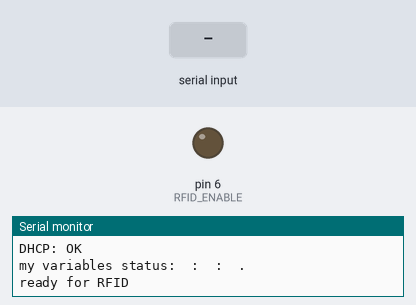
This sketch was run on a simulated Arduino Uno, built for the host (arithmetic inside an expression is 32-bit, double 64-bit). Parts: output pins drawn as LEDs (lit = HIGH), the last lines printed to the serial monitor. Inputs (shaded band) come from the test bench. WiFi joins after 1.5 s; servers stay silent unless stated; uploads are accepted with an empty reply.

Above: at 2.9 s.
3.0 s: "verb\n" received over the second serial link
At 3.8 s:
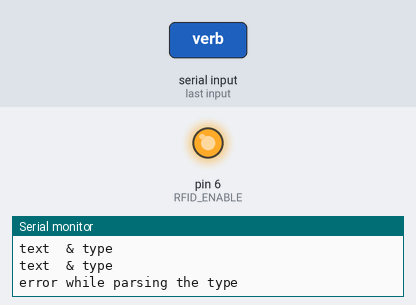
Timing chart, 0 to 7.2 s (numbered marks = the images above; inputs shaded):
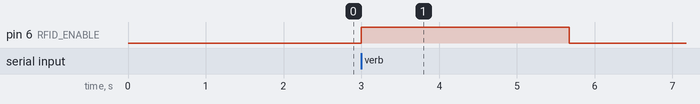

The sketch:

BoardIdemoLab_v0_3_ethernet.ino
```cpp
/* -*- c++ -*-
 *
 * Twitter_idemolab.ino
 *
 * Edited by: Elena Nazzi <elenanazzi@gmail.com>
 *
 * For: Delta IdemoLab <delta.dk/idemolab>
 */
/* -*- c++ -*-
 *
 * From:
 *
 * Twitter.pde
 *
 * Author: Markku Rossi <mtr@iki.fi>
 *
 * Copyright (c) 2011-2012 Markku Rossi
 *
 * This program is free software: you can redistribute it and/or
 * modify it under the terms of the GNU General Public License as
 * published by the Free Software Foundation, either version 3 of the
 * License, or (at your option) any later version.
 *
 * This program is distributed in the hope that it will be useful,
 * but WITHOUT ANY WARRANTY; without even the implied warranty of
 * MERCHANTABILITY or FITNESS FOR A PARTICULAR PURPOSE.  See the GNU
 * General Public License for more details.
 *
 * You should have received a copy of the GNU General Public License
 * along with this program.  If not, see
 * <http://www.gnu.org/licenses/>.
 *
 */

#include <SPI.h>
#include <Ethernet.h>
#include <sha1.h>
#include <Time.h>
#include <EEPROM.h>
#include <Twitter.h>
#include <SoftwareSerial.h>

/* Local network configuration. */
uint8_t mac[6] =     {
  //  0x90, 0xA2, 0xDA, 0x00, 0x00, 0xA0};
  0x90, 0xA2, 0xDA, 0x0D, 0x6E, 0x85};

/*
 * The "IPAddress dns" parameter parameter gives me a compilation error
 * therefore I have commented it and the software runs (tweets) without problems
 */
//IPAddress dns(192, 168, 0, 195);

IPAddress ip(192, 168, 0, 100);
IPAddress gateway(192, 168, 0, 1);
IPAddress subnet(255, 255, 255, 0);

/* The IP address to connect to: Twitter or local HTTP proxy. */
IPAddress twitter_ip(199, 59, 149, 232); // this is a static address of the twitter service
uint16_t twitter_port = 80;

unsigned long last_tweet = 0;

//#define TWEET_DELTA (60L * 60L)

/* Work buffer for twitter client.  This shold be fine for normal
 operations, the biggest items that are stored into the working
 buffer are URL encoded consumer and token secrets and HTTP response
 header lines. */
char buffer[200];

const static char consumer_key[] PROGMEM = "XqEWPKcib9LYeV0BoHfCrA";
const static char consumer_secret[] PROGMEM= "rVWbCfvQKi27smxxTeNsLaAsBJtNPmR70BwvPaEDY";

Twitter twitter(buffer, sizeof(buffer));

int count = 0;


/*RFID*/


#define CODE_LEN 10      //Max length of RFID tag
#define VALIDATE_TAG 1  //should we validate tag?
#define VALIDATE_LENGTH  200 //maximum reads b/w tag read and validate
#define ITERATION_LENGTH 2000 //time, in ms, given to the user to move hand away
#define START_BYTE 0x0A
#define STOP_BYTE 0x0D
/* RFID pins. */
#define RFID_ENABLE 6   //to RFID ENABLE
#define RF_RX_PIN 7
#define RF_TX_PIN 8

char tag[CODE_LEN];
//boolean parse_fail=true;

SoftwareSerial rfid_serial = SoftwareSerial(RF_RX_PIN, RF_TX_PIN);


EthernetClient client;
//IPAddress server(192,168,0,175); // change to PRODUCTION SERVER (mac mini of the lab) on idemolab network
IPAddress server(192,168,0,175); // TEST SERVER IP elna mac book pro through CABLE on TAGTEC router


char actor[10]={
};
char activity[10]={
};
char project[10]={
};


void
setup()
{
  Serial.begin(9600);
  Serial.println("Arduino Twitter+RFID demo");

  pinMode(RFID_ENABLE,OUTPUT);

  pinMode(RF_RX_PIN, INPUT);
  pinMode(RF_TX_PIN, OUTPUT);

  rfid_serial.begin(2400);


#if 1
  if (Ethernet.begin(mac))
  {
    Serial.println("DHCP: OK");
    //Ethernet.localIP().printTo(Serial);
    Serial.println("");
  }
  else
    Serial.println("DHCP configuration failed");
#else
  Ethernet.begin(mac, ip, dns, gateway, subnet);
#endif

  connectTwitter();
  delay(200);
  //connectClient();
}


void
loop()
{
  // SUMMARY:
  // first read rfid
  // if there is a new tag
  // second get rfid tag values from server
  // if we have actor, activity | project set
  // third send tweet

  if (!isMessageReady()){
    /* FIRST STEP */
    enableRFID();

    getRFIDTag();

    /* SECOND STEP */
    if(isCodeValid()) {
      disableRFID();

      // DEBUG
      //sendCode();
      Serial.println("found valid tag");
      // end DEBUG

      /* here goes the parsing :)*/

      //     if(!client.connected()){
      //       Serial.println("try reconnecting to GETTAG");
      //       connectClient();
      //       delay(200);
      //      }

      if(!client.connected()){
        connectClient();
        delay(200);
      }
      requestTagInfo(); // get the values associated with the tag just scanned
      delay(10); // important!!
      read_and_parseTagInfo(); // read get response

      delay(ITERATION_LENGTH);
    }
    else {
      disableRFID();
      Serial.println("Got some noise");
    }

    rfid_serial.flush();
    clearCode();

  }/* THIRD STEP */
  else{ // we have a message to send
        if (twitter.is_ready())
        {
          //unsigned long now = twitter.get_time();
          // DEBUG
          Serial.println("twitter is ready ");
          // end DEBUG
          sendTweet();
        }
    //Serial.println("here tweet the message :)");
    clearVariables();
  }
  Serial.flush();
}

/**
 * Clears out the memory space for the tag to 0s.
 */
void clearCode() {
  for(int i=0; i<CODE_LEN; i++) {
    tag[i] = 0;
  }
}

void clearVariables(){
  for(int i=0; i<10; i++) {
    actor[i] = 0;
    activity[i] = 0;
    project[i] = 0;
  }
}


void connectClient(){
  Serial.println("connecting...");
  client.connect(server, 8080);
  delay(200);

  if (!client.connected()){
    // kf you didn't get a connection to the server:
    Serial.println("connection failed");
  }
  else Serial.println("connected");
}

void connectTwitter(){
  twitter.set_twitter_endpoint(PSTR("api.twitter.com"),
  PSTR("/1/statuses/update.json"),
  twitter_ip, twitter_port, false);
  twitter.set_client_id(consumer_key, consumer_secret);

  // authorization details of the account we are going to tweet with
  // this is ninatesting2012
  twitter.set_account_id(PSTR("744944190-XztmpL4NCaE8mzIVPzSbCgQeDOU1CezXLwc2UMWY"),
  PSTR("YRTwgF9QsQRqF7FBcEuhadfpTbBKKXbuhveBnGMZk"));

  //#if 1
  //  /* Read OAuth account identification from EEPROM. */
  //  twitter.set_account_id(256, 384);
  //#else
  //  /* Set OAuth account identification from program memory. */
  //  twitter.set_account_id(PSTR("14266044-by72PfntsUVNEmpFeBbFZWhbQK3zQvTHfx7WqXucl"),
  //                         PSTR("pfIrL41dCz9qnXW8PGHFWdNhCJlCiE1TcG4LD7RRyOY"));
  //#endif
}

void sendTweet(){

  // SEND MESSAGE
  // FEEDBACK
  //  Serial.print("MESSAGE: ");
  //  Serial.print( person);
  //  Serial.print( "  ");
  //  if(activity!=0) Serial.print( activity);
  //  Serial.print( "  ");
  //  if (project!=0)     Serial.println(project);
  //  Serial.println( "  ");
  // end FEEDBACK
  char* msg;
  strcpy(msg,actor);
  strcat(msg, " ");
  if(activity!=0) strcat(msg,activity);
  strcat(msg, " ");
  if(project!=0) strcat(msg,project);

  //  Serial.print("MESSAGE: ");
  //  Serial.println(msg);
  // reset variables for the next activity message


  // SEND TWEET
  if (twitter.post_status(msg))
    Serial.println("Status updated");
  else
    Serial.println("Update failed");
  clearVariables();

}


/**************************************************************/
/********************   RFID Functions  ***********************/
/**************************************************************/

void enableRFID() {
  digitalWrite(RFID_ENABLE, LOW);
}

void disableRFID() {
  digitalWrite(RFID_ENABLE, HIGH);
}

/**
 * Blocking function, waits for and gets the RFID tag.
 */
void getRFIDTag() {
  Serial.println("ready for RFID");
  byte next_byte;
  while(rfid_serial.available() <= 0) {
  }
  if((next_byte = rfid_serial.read()) == START_BYTE) {
    byte bytesread = 0;
    while(bytesread < CODE_LEN) {
      if(rfid_serial.available() > 0) { //wait for the next byte
        if((next_byte = rfid_serial.read()) == STOP_BYTE) break;
        tag[bytesread++] = next_byte;
      }
    }
  }
}

/**
 * Waits for the next incoming tag to see if it matches
 * the current tag.
 */
boolean isCodeValid() {
  byte next_byte;
  int count = 0;
  while (rfid_serial.available() < 2) {  //there is already a STOP_BYTE in buffer
    delay(1); //probably not a very pure millisecond
    if(count++ > VALIDATE_LENGTH) return false;
  }
  rfid_serial.read(); //throw away extra STOP_BYTE
  if ((next_byte = rfid_serial.read()) == START_BYTE) {
    byte bytes_read = 0;
    while (bytes_read < CODE_LEN) {
      if (rfid_serial.available() > 0) { //wait for the next byte
        if ((next_byte = rfid_serial.read()) == STOP_BYTE) break;
        if (tag[bytes_read++] != next_byte) return false;
      }
    }
  }
  return true;
}


boolean isMessageReady(){
  //if (actor!=0&&(activity!=0||project!=0)){
  // DEBUG
  Serial.print("my variables status: ");
  Serial.print(actor);
  Serial.print(" : ");
  Serial.print(activity);
  Serial.print(" : ");
  Serial.print(project);
  Serial.println(" . ");
  // end DEBUG

  if (actor[0]!=0&&(activity[0]!=0||project[0]!=0)){
    // disconnect client here!
    if (client.connected()){
      client.stop();
      //DEBUG
      Serial.println("done GETTag disconnecting");
      // end DEBUG
    }
    return true;
  }
  else return false;
}

void requestTagInfo(){
  //  if (!client.connected()){
  //    Serial.println("not connected :(");
  //    delay(200);
  //    connectClient();
  //  }
  // Make a HTTP request:
  Serial.println("making request for: ");
  Serial.println(tag);
  client.print("GET /tag/");
  //client.print(tag); // this gives many troubles!! :)
  for(int i=0; i<CODE_LEN; i++) {
    client.print(tag[i]);
  }
  client.println(" HTTP/1.1"); //HTTP/1.0 DO NOT SUPPORT KEEP ALIVE :)
  client.println("Connection: keep-alive");
  //    client.println("GET /tag/2C00AC6C33 HTTP/1.0");
  client.println();
}

void read_and_parseTagInfo(){
  int counter = 0;
  int i = 0;

  while (client.available()){
    char c = client.read();
    // Serial.print(c);
    // counter 4 new line and print what comes next
    if (c=='\n'){//&& counter<6){
      counter = counter+1;
    }
    else if (counter==6){
      // put c in the buffer!
      buffer[i]=c;
      i=i+1;
      //Serial.print(c);
    }

  }

  char response[i-1];
  strcpy(response,buffer);
  char* _text;
  char* _type;
  _text =  strtok(response,","); // the first element returned before the ,
  _type =  strtok(NULL,","); // the second element returned after the ,

  Serial.print("text ");
  Serial.print(_text);
  Serial.print(" & type ");
  Serial.println(_type);
   parseTagInfo(_text,_type);
  for(int j=0; j<i-1; j++) {
    response[j] = 0;
    buffer[j]=0;
  }
  _type=0;
  _text=0;
}

void parseTagInfo(char* text, char* type){
  Serial.print("text ");
  Serial.print(text);
  Serial.print(" & type ");
  Serial.println(type);

  if (strncmp(type,"verb",4)==0){
    Serial.print("GREAT I have an activity ");
    strcpy(activity,text);
    activity[sizeof(activity)]='\0';
    Serial.println(activity);
  }
  else if(strncmp(type,"actor",5)==0){
    Serial.print("GREAT I have an actor ");
    strcpy(actor,text);
    actor[sizeof(actor)]='\0';
    Serial.println(actor);
  }
  else if(strncmp(type,"object",6)==0){
    Serial.print("GREAT I have a project ");
    strcpy(project,text);
    project[sizeof(project)]='\0';
    Serial.println(project);
  }
  else {
    Serial.println("error while parsing the type");
  }
}
```

Measured:
- after the input at 3.0 s, pin 6 (RFID_ENABLE): LOW → HIGH at once, → LOW 2.7 s later
